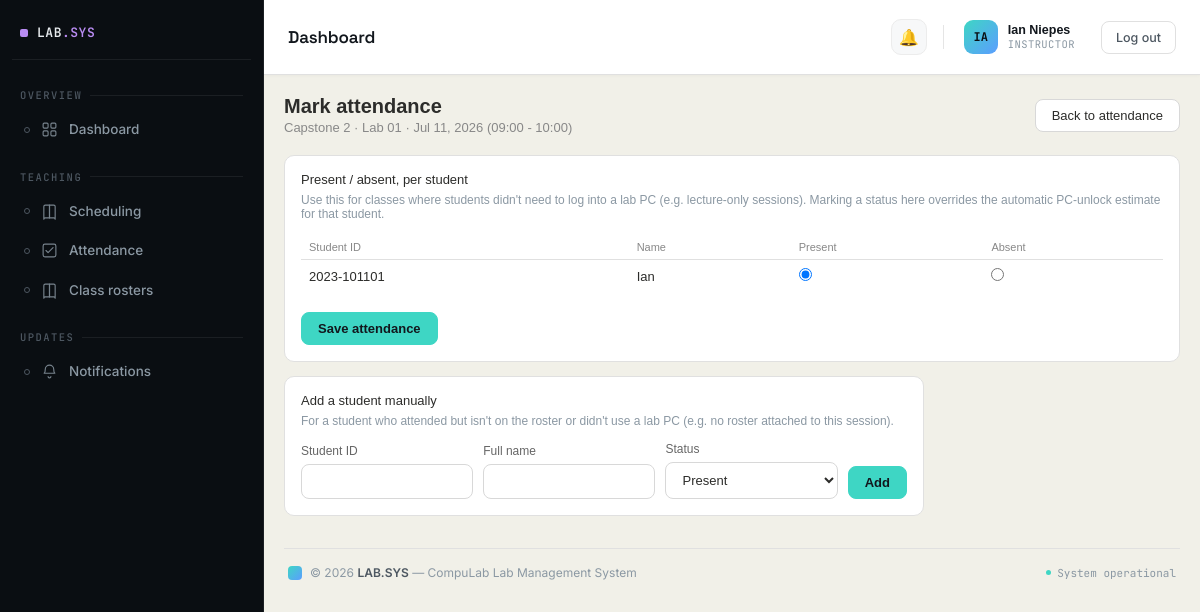
The page /accounts/attendance/session/1/mark/ (signed in) on the database its author committed.
### accounts/models.py (models this page shows, shortened)
class User(AbstractUser):
    ROLE_CHOICES = [
        ('admin', 'Admin'),
        ('incharge', 'Lab In-charge'),
        ('instructor', 'Instructor'),
        ('student', 'Student'),
    ]
    role = models.CharField(max_length=20, choices=ROLE_CHOICES, default='instructor')
    id_number = models.CharField(
        max_length=50, blank=True, default='',
        help_text='Student/Instructor ID — used to match this account to reservation requests and lab PC check-ins. Separate from the login username.'
    )
    assigned_lab = models.ForeignKey(
        'labs.Lab',
        null=True,
        blank=True,
        on_delete=models.SET_NULL,
        related_name='assigned_users'
    )
    email_notifications_enabled = models.BooleanField(default=True)

class ActivityLog(models.Model):
    ACTION_CHOICES = [
        ('register', 'User Registered'),
        ('activate', 'Account Activated'),
        ('deactivate', 'Account Deactivated'),
        ('delete', 'User Deleted'),
        ('reset_password', 'Password Reset'),
        ('pc_unlock', 'Lab PC Unlocked'),
    ]
    actor = models.ForeignKey(
        settings.AUTH_USER_MODEL,
        null=True,
        on_delete=models.SET_NULL,
        related_name='actions_performed'
    )
    action = models.CharField(max_length=20, choices=ACTION_CHOICES)
    target_username = models.CharField(max_length=150)
    details = models.TextField(blank=True)
    pc = models.ForeignKey(
        'labs.PC',
        null=True, blank=True,
        on_delete=models.SET_NULL,
        related_name='usage_logs',
        help_text='The lab PC this event happened on, set for pc_unlock events. Lets us answer "which PC was used on date X" reliably.',
    )
    created_at = models.DateTimeField(auto_now_add=True)
    class Meta:
        ordering = ['-created_at']

### scheduling/models.py (models this page shows, shortened)
class Session(models.Model):
    REQUESTER_TYPE = [
        ('instructor', 'Instructor'),
        ('student', 'Student'),
    ]
    lab = models.ForeignKey('labs.Lab', on_delete=models.CASCADE, related_name='sessions')
    instructor = models.ForeignKey(
        settings.AUTH_USER_MODEL, on_delete=models.SET_NULL, null=True, blank=True,
        related_name='sessions',
        help_text='Optional — only set when the requester has a matching CompuLab account.'
    )
    roster = models.ForeignKey(
        ClassRoster, on_delete=models.SET_NULL, null=True, blank=True, related_name='sessions',
        help_text='Optional — attach a class roster so attendance reports can show real present/absent names.'
    )
    requester_type = models.CharField(max_length=10, choices=REQUESTER_TYPE, default='instructor')
    requester_name = models.CharField(max_length=150, default='')
    requester_id_number = models.CharField(
        max_length=50, default='', help_text='Student ID or Instructor ID presented at the lab PC.'
    )
    reservation_code = models.CharField(max_length=12, unique=True, null=True, blank=True)
    subject = models.CharField(max_length=200)
    date = models.DateField()
    start_time = models.TimeField()
    end_time = models.TimeField()
    student_count = models.PositiveIntegerField(default=0)
    created_at = models.DateTimeField(auto_now_add=True)

class ManualAttendanceRecord(models.Model):
    STATUS = [
        ('present', 'Present'),
        ('absent', 'Absent'),
    ]
    session = models.ForeignKey(Session, on_delete=models.CASCADE, related_name='manual_attendance')
    id_number = models.CharField(max_length=50)
    full_name = models.CharField(max_length=150, blank=True)
    status = models.CharField(max_length=10, choices=STATUS, default='present')
    marked_by = models.ForeignKey(settings.AUTH_USER_MODEL, on_delete=models.SET_NULL, null=True, blank=True)
    marked_at = models.DateTimeField(auto_now=True)
    class Meta:
        unique_together = [('session', 'id_number')]
        ordering = ['id_number']

### labs/models.py (models this page shows, shortened)
class Lab(models.Model):
    name = models.CharField(max_length=100)
    location = models.CharField(max_length=200, blank=True)
    opening_time = models.TimeField(
        default='07:00',
        help_text='Daily opening time, used as the capacity basis for utilization % in reports.'
    )
    closing_time = models.TimeField(
        default='21:00',
        help_text='Daily closing time, used as the capacity basis for utilization % in reports.'
    )

### accounts/views.py (the view, shortened to what this page needs)
# urls.py: path('attendance/session/<int:pk>/mark/', views.session_attendance_mark, name='session_attendance_mark'),
def session_attendance_mark(request, pk):
    if not request.user.is_authenticated or request.user.role != 'instructor':
        raise PermissionDenied
    from scheduling.models import Session, ManualAttendanceRecord
    session = get_object_or_404(Session, pk=pk, instructor=request.user)
    manual_by_id = {m.id_number: m for m in ManualAttendanceRecord.objects.filter(session=session)}
    candidates = _mark_candidates(session)
    candidate_ids = {c['id_number'] for c in candidates}
    for c in candidates:
        c['current_status'] = manual_by_id[c['id_number']].status if c['id_number'] in manual_by_id else c['default_status']
    ad_hoc = [m for m in manual_by_id.values() if m.id_number not in candidate_ids]
    return render(request, 'accounts/session_attendance_mark.html', {
        'session': session, 'candidates': candidates, 'ad_hoc': ad_hoc,
    })

### accounts/context_processors.py (called while the page is built)
def sidebar_counts(request):
    if not request.user.is_authenticated:
        return {}
    return {
        'unread_notifications_count': Notification.objects.filter(
            user=request.user, read=False
        ).count(),
        'open_issues_count': Issue.objects.filter(status='open').count()
        if request.user.role in ['admin', 'incharge'] else 0,
    }

### accounts/views.py (called while the page is built)
def _mark_candidates(session):
    base = _pc_detected_attendance(session)
    candidates = []
    if base['has_roster']:
        for p in base['present']:
            candidates.append({'id_number': p['id_number'], 'name': p['name'], 'default_status': 'present'})
        for a in base['absent']:
            candidates.append({'id_number': a['id_number'], 'name': a['full_name'], 'default_status': 'absent'})
    else:
        for p in base['present']:
            candidates.append({'id_number': p['id_number'], 'name': p['name'], 'default_status': 'present'})
    return candidates

### compulab/templates/accounts/session_attendance_mark.html (shortened to what this page needs)
{% extends "base.html" %}
{% block content %}
<div class="page-header">
  <div>
    <h1>Mark attendance</h1>
    <div class="sub">{{ session.subject }} · {{ session.lab.name }} · {{ session.date|date:"M d, Y" }} ({{ session.start_time|time:"H:i" }} - {{ session.end_time|time:"H:i" }})</div>
  </div>
  <a href="{% url 'attendance' %}?summary_date={{ session.date|date:'Y-m-d' }}" class="action-btn">Back to attendance</a>
</div>
<div class="card">
  <div class="section-title">Present / absent, per student</div>
  <p style="font-size:12px; color:#8b98a3; margin-top:-6px; margin-bottom:14px;">
    Use this for classes where students didn't need to log into a lab PC (e.g. lecture-only sessions).
    Marking a status here overrides the automatic PC-unlock estimate for that student.
  </p>
  <form method="post">
    <table class="table">
      <thead>
        <tr><th>Student ID</th><th>Name</th><th>Present</th><th>Absent</th></tr>
      </thead>
      <tbody>
        {% for c in candidates %}
          <tr>
            <td>{{ c.id_number }}</td>
            <td>{{ c.name }}</td>
            <td><input type="radio" name="status_{{ c.id_number }}" value="present" {% if c.current_status == 'present' %}checked{% endif %}></td>
            <td><input type="radio" name="status_{{ c.id_number }}" value="absent" {% if c.current_status == 'absent' %}checked{% endif %}></td>
          </tr>
        {% empty %}
          <tr><td colspan="4"><p class="empty">No roster attached and no PC activity detected yet — add students manually below.</p></td></tr>
        {% endfor %}
      </tbody>
    </table>
    {% if candidates %}
      <div class="form-actions">
        <button type="submit" class="action-btn primary">Save attendance</button>
      </div>
    {% endif %}
  </form>
</div>
<div class="card" style="max-width:640px">
  <div class="section-title">Add a student manually</div>
  <p style="font-size:12px; color:#8b98a3; margin-top:-6px; margin-bottom:14px;">
    For a student who attended but isn't on the roster or didn't use a lab PC (e.g. no roster attached to this session).
  </p>
  <form method="post" class="form-row" style="grid-template-columns: 1fr 1fr 1fr auto; align-items:end; gap:10px;">
    <div class="form-group" style="margin-bottom:0">
      <label class="form-label">Student ID</label>
      <input type="text" name="new_id_number" class="form-control" required>
    </div>
    <div class="form-group" style="margin-bottom:0">
      <label class="form-label">Full name</label>
      <input type="text" name="new_full_name" class="form-control">
    </div>
    <div class="form-group" style="margin-bottom:0">
      <label class="form-label">Status</label>
      <select name="new_status" class="form-control">
        <option value="present">Present</option>
      </select>
    </div>
    <div class="form-group" style="margin-bottom:0">
      <button type="submit" class="action-btn primary">Add</button>
    </div>
  </form>
</div>
{% endblock %}

### compulab/templates/dashboard/navbar.html (shortened to what this page needs)
<div class="topbar">
  <div class="topbar-title">{{ page_title|default:"Dashboard" }}</div>
  <div class="topbar-right">
    <div class="topbar-notif">
      <a href="{% url 'notifications' %}" title="Notifications">
        🔔
      </a>
    </div>
    <div class="topbar-user">
      <div class="avatar">
        {{ request.user.get_full_name|slice:":2"|upper }}
      </div>
      <div class="user-meta">
        <span class="user-name">{{ request.user.get_full_name|default:request.user.username }}</span>
        <span class="user-role">{{ request.user.role|default:"Admin" }}</span>
      </div>
    </div>
    <form method="post" action="{% url 'logout' %}" style="display:inline;">
      <button type="submit" class="btn">Log out</button>
    </form>
  </div>
</div>

### compulab/templates/base.html (style rules this page uses)
* { box-sizing: border-box; margin: 0; padding: 0; }
html, body { height: 100%; }
body { font-family: sans-serif; background: #f1f0e8; color: #2c2c2a; }
:root { --topbar-accent: #3ed6c4; --topbar-accent-tint: rgba(62,214,196,0.12); --topbar-ink-1: #12171d; --topbar-text-1: #4d5761; --topbar-text-2: #8b98a3; }
.card { background: white; border: 1px solid #e0e0e0; border-radius: 10px; padding: 16px; margin-bottom: 14px; }
.section-title { font-size: 13px; font-weight: 500; margin-bottom: 12px; }
.table { width: 100%; border-collapse: collapse; font-size: 13px; }
.table th { text-align: left; padding: 6px 8px; color: #888; font-weight: 500; border-bottom: 1px solid #e0e0e0; font-size: 11px; }
.table td { padding: 8px; border-bottom: 1px solid #f0f0f0; }
.table tr:last-child td { border-bottom: none; }
a { color: inherit; }
.page-header { display: flex; align-items: center; justify-content: space-between; margin-bottom: 20px; flex-wrap: wrap; gap: 12px; }
.page-header h1 { font-size: 20px; font-weight: 600; }
.page-header .sub { font-size: 13px; color: #888; margin-top: 2px; }
.action-btn { display: inline-flex; align-items: center; gap: 6px; padding: 8px 16px; border-radius: 8px; border: 1px solid #d8d8d8; background: #fff; color: #2c2c2a; font-size: 13px; font-weight: 500; text-decoration: none; cursor: pointer; }
.action-btn.primary { background: var(--topbar-accent); border-color: var(--topbar-accent); color: var(--topbar-ink-1); font-weight: 600; }
.form-group { margin-bottom: 16px; }
.form-label { display: block; font-size: 12px; font-weight: 500; color: #666; margin-bottom: 6px; }
.form-control { width: 100%; padding: 9px 12px; border: 1px solid #d8d8d8; border-radius: 8px; font-size: 13px; font-family: inherit; background: #fff; color: #2c2c2a; }
.card form input[type="text"], .card form input[type="email"], .card form input[type="password"], .card form input[type="number"], .card form input[type="date"], .card form input[type="time"], .card form select, .card form textarea { width: 100%; padding: 9px 12px; border: 1px solid #d8d8d8; border-radius: 8px; font-size: 13px; font-family: inherit; background: #fff; color: #2c2c2a; }
.form-row { display: grid; grid-template-columns: 1fr 1fr; gap: 14px; }
.form-actions { display: flex; gap: 10px; margin-top: 20px; }

### compulab/templates/dashboard/navbar.html (style rules this page uses)
.topbar { padding: 16px 24px; border-bottom: 1px solid #e0e0e0; background: white; display: flex; align-items: center; justify-content: space-between; box-shadow: 0 1px 3px rgba(18, 23, 29, 0.03); }
.topbar-title { font-family: 'Space Grotesk', sans-serif; font-size: 17px; font-weight: 600; letter-spacing: -0.01em; color: #12171d; }
.topbar-right { display: flex; align-items: center; gap: 16px; font-size: 13px; color: #555; }
.topbar-notif { position: relative; display: flex; align-items: center; }
.topbar-notif a { position: relative; display: flex; align-items: center; justify-content: center; width: 36px; height: 36px; border-radius: 10px; font-size: 16px; text-decoration: none; color: #4d5761; background: #f7f8f9; border: 1px solid #ececec; transition: background-color 0.15s ease, border-color 0.15s ease, transform 0.15s ease; }
.topbar-user { display: flex; align-items: center; gap: 10px; padding: 4px 10px 4px 4px; border-radius: 12px; transition: background-color 0.15s ease; }
.avatar { width: 34px; height: 34px; border-radius: 9px; background: linear-gradient(135deg, #3ed6c4, #5b9dff); color: #0a0e12; font-family: 'JetBrains Mono', monospace; font-size: 12px; font-weight: 700; display: flex; align-items: center; justify-content: center; flex-shrink: 0; }
.user-meta { display: flex; flex-direction: column; line-height: 1.25; }
.user-name { font-size: 12.5px; font-weight: 600; color: #12171d; white-space: nowrap; }
.user-role { font-size: 10.5px; font-family: 'JetBrains Mono', monospace; color: #8b98a3; text-transform: uppercase; letter-spacing: 0.04em; }
.btn { display: inline-flex; align-items: center; gap: 6px; padding: 8px 14px; border-radius: 8px; font-size: 12.5px; font-weight: 500; border: 1px solid #e0e0e0; background: white; cursor: pointer; text-decoration: none; color: #4d5761; font-family: 'Inter', sans-serif; transition: background-color 0.15s ease, border-color 0.15s ease, color 0.15s ease; }

### rows shown on the page
User: user.get_full_name "IA", user.get_full_name "Ian Niepes", user.role "INSTRUCTOR"
Session: subject "Capstone 2", lab.name "Lab 01", date "Jul 11, 2026", start_time "09:00", end_time "10:00", name "Ian"
ActivityLog: id_number "2023-101101"
ManualAttendanceRecord: status "☑"

### other values the page prints
{{ page_title|default:"Dashboard" }} "Dashboard"
